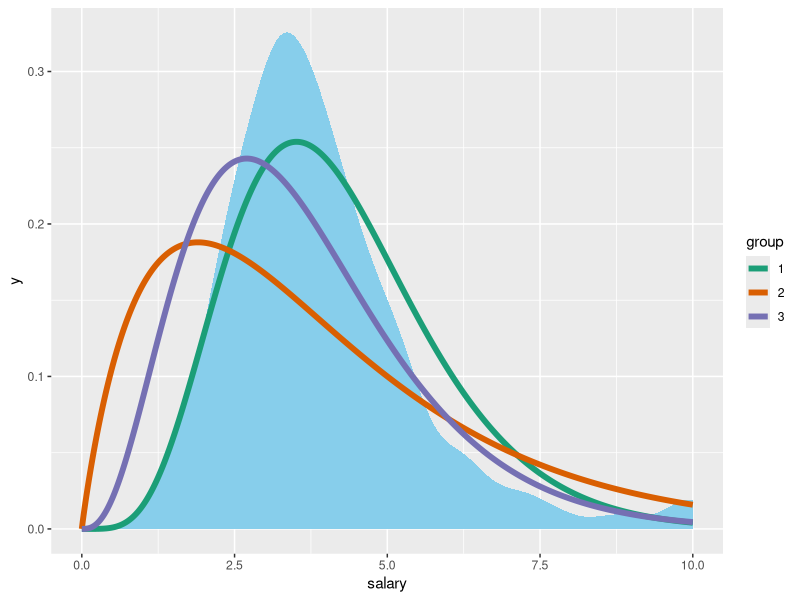

Here is the R script that generated this plot:
# libraries --------------------------------------------------------------------
library(ggplot2)
library(tidyverse)

# load the data ----------------------------------------------------------------
df <- read.csv("./session_06_priors/data/salaries_2025.csv")

# to thousands
df$salary <- df$salary / 1000

# median
median(df$salary)

# gammas -----------------------------------------------------------------------
gammas <- data.frame(
  k = c(6.166, 1.95, 3.86),
  t = c(1.47, 0.5, 1.06)
)

# calculate density
x_max <- 15
x <- seq(0, x_max, length.out = 1000)

df_gamma <- data.frame(x = numeric(), y = numeric(), group = factor())

for (i in seq_len(nrow(gammas))) {
  gamma <- gammas[i, ]
  y <- dgamma(x, gamma$k, rate = gamma$t)
  df_gamma <- df_gamma %>% add_row(x = x, y = y, group = as.factor(i))
}

# plot -------------------------------------------------------------------------
ggplot(data = df, aes(x = salary)) +
  geom_density(color = NA, fill = "skyblue") +
  geom_line(data = df_gamma, aes(x = x, y = y, color = group), linewidth = 2) +
  xlim(0, 10) +
  scale_color_brewer(type = "qual", palette = 2)
